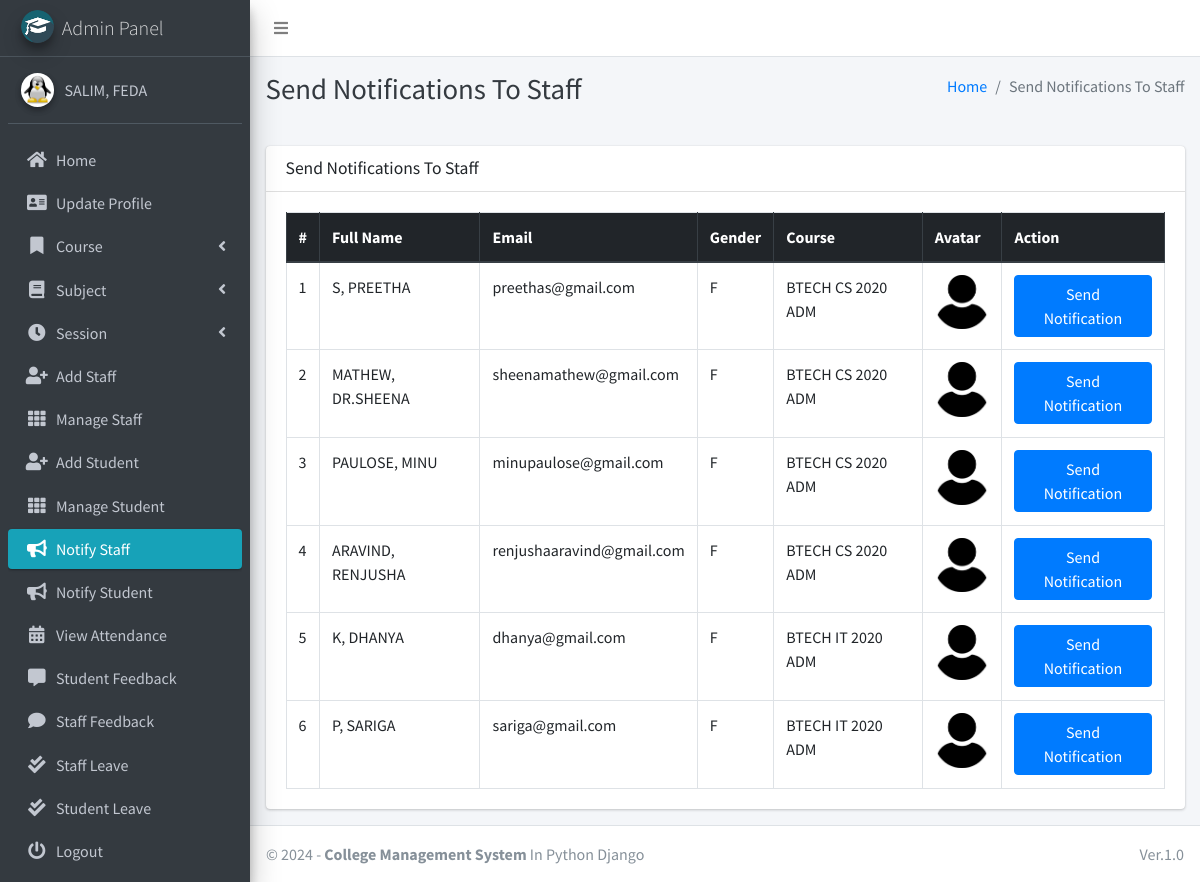
The page /admin_notify_staff (signed in) on the database its author committed.
### main_app/models.py (models this page shows, shortened)
class CustomUser(AbstractUser):
    USER_TYPE = ((1, "HOD"), (2, "Staff"), (3, "Student"))
    GENDER = [("M", "Male"), ("F", "Female")]
    username = None  # Removed username, using email instead
    email = models.EmailField(unique=True)
    user_type = models.CharField(default=1, choices=USER_TYPE, max_length=1)
    gender = models.CharField(max_length=1, choices=GENDER)
    profile_pic = models.ImageField()
    address = models.TextField()
    fcm_token = models.TextField(default="")  # For firebase notifications
    created_at = models.DateTimeField(auto_now_add=True)
    updated_at = models.DateTimeField(auto_now=True)
    USERNAME_FIELD = "email"
    REQUIRED_FIELDS = []
    objects = CustomUserManager()
    def __str__(self):
        return self.last_name + ", " + self.first_name

class Staff(models.Model):
    course = models.ForeignKey(Course, on_delete=models.DO_NOTHING, null=True, blank=False)
    admin = models.OneToOneField(CustomUser, on_delete=models.CASCADE)

class Course(models.Model):
    name = models.CharField(max_length=120)
    created_at = models.DateTimeField(auto_now_add=True)
    updated_at = models.DateTimeField(auto_now=True)

### main_app/hod_views.py (the view)
# urls.py: path("admin_notify_staff", hod_views.admin_notify_staff,
def admin_notify_staff(request):
    staff = CustomUser.objects.filter(user_type=2)
    context = {
        'page_title': "Send Notifications To Staff",
        'allStaff': staff
    }
    return render(request, "hod_template/staff_notification.html", context)

### main_app/templates/hod_template/staff_notification.html (shortened to what this page needs)
{% extends 'main_app/base.html' %}
{% load static %}
{% block page_title %}{{page_title}}{% endblock page_title %}
{% block content %}
<section class="content">
    <div class="container-fluid">
        <div class="row">
            <div class="col-md-12">
                <div class="card">
                    <div class="card-header">
                        <h3 class="card-title">{{page_title}}</h3>
                    </div>
                    <div class="card-body">
                        <table id="example2" class="table table-bordered table-hover">
                            <thead class="thead-dark">
                                <tr>
                                    <th>#</th>
                                    <th>Full Name</th>
                                    <th>Email</th>
                                    <th>Gender</th>
                                    <th>Course</th>
                                    <th>Avatar</th>
                                    <th>Action</th>
                                </tr>
                            </thead>
                            <tbody>
                                {% for staff in allStaff %}
                                <tr>
                                    <td>{{ forloop.counter }}</td>
                                    <td>{{staff.last_name}}, {{staff.first_name}}</td>
                                    <td>{{staff.email}}</td>
                                    <td>{{staff.gender}}</td>
                                    <td>{{staff.staff.course.name}}</td>
                                    <td>
                                        {% if staff.profile_pic == ""  %}
                                        No Image
                                        {% else %}
                                        <img class="img img-fluid mb-2" height="56" width="56"
                                            src="{{staff.profile_pic}}" alt="">
                                        {% endif %}
                                    </td>
                                    <td><button data-toggle = "modal" data-target = "#myModal"class="btn btn-primary show_notification" value="{{staff.id}}">Send Notification</button>
                                    </td>
                                </tr>
                                {% endfor %}
                            </tbody>
                        </table>
                    </div>
                </div>
            </div>
        </div>
    </div>
</section>
{% endblock content %}

### main_app/templates/main_app/sidebar_template.html (shortened to what this page needs)
{% load static %}
<aside class="main-sidebar sidebar-dark-info elevation-4">
    {% if request.user.user_type == '1' %}
    <a href="{% url 'admin_home' %}" class="brand-link">
        <img src="{% static 'dist/img/cmsl.png' %} " alt="AdminLTE Logo"
            class="brand-image img-circle elevation-3" >
        <span class="brand-text font-weight-light">Admin Panel</span>
    </a>
    <div class="sidebar">
        <div class="user-panel mt-3 pb-3 mb-3 d-flex">
            <div class="image">
                <img src="{{ request.user.profile_pic}}" class="img-circle elevation-2" alt="User Image">
            </div>
            <div class="info">
                <a href="#" class="d-block">{{user}}</a>
            </div>
        </div>
        <nav class="mt-2">
            <ul class="nav nav-pills nav-sidebar flex-column" data-widget="treeview" role="menu" data-accordion="false">
                <li class="nav-item">
                    {% url 'admin_home' as admin_home %}
                    <a href="{{admin_home}}" class="nav-link {% if admin_home == request.path %} active {% endif %}">
                        <i class="nav-icon fas fa-home"></i>
                        <p>
                            Home
                        </p>
                    </a>
                </li>
                <li class="nav-item">
                    {% url 'admin_view_profile' as admin_view_profile %}
                    <a href="{{admin_view_profile}}"
                        class="nav-link {% if admin_view_profile == request.path %} active {% endif %}">
                        <i class="nav-icon fas fa-address-card"></i>
                        <p>
                            Update Profile
                        </p>
                    </a>
                </li>
                <li class="nav-item has-treeview">
                    <a href="#" class="nav-link">
                        <i class="nav-icon fas fa-bookmark"></i>
                        <p>
                            Course
                            <i class="fas fa-angle-left right"></i>
                        </p>
                    </a>
                </li>
                <li class="nav-item has-treeview">
                    <a href="#" class="nav-link">
                        <i class="nav-icon fas fa-book"></i>
                        <p>
                            Subject
                            <i class="fas fa-angle-left right"></i>
                        </p>
                    </a>
                </li>
                <li class="nav-item has-treeview">
                    <a href="#" class="nav-link">
                        <i class="nav-icon fas fa-clock"></i>
                        <p>
                            Session
                            <i class="fas fa-angle-left right"></i>
                        </p>
                    </a>
                </li>
                <li class="nav-item">
                    {% url 'add_staff' as add_staff %}
                    <a href="{{add_staff}}" class="nav-link {% if add_staff == request.path %} active {% endif %}">
                        <i class="nav-icon fas fa-user-plus"></i>
                        <p>
                            Add Staff
                        </p>
                    </a>
                </li>
                <li class="nav-item">
                    {% url 'manage_staff' as manage_staff %}
                    {% url 'edit_staff' staff_id as edit_staff %}
                    <a href="{{manage_staff}}"
                        class="nav-link {% if manage_staff == request.path or request.path == edit_staff %} active {% endif %}">
                        <i class="nav-icon fas fa-th"></i>
                        <p>
                            Manage Staff
                        </p>
                    </a>
                </li>
                <li class="nav-item">
                    {% url 'add_student' as add_student%}
                    <a href="{{add_student}}" class="nav-link  {% if add_student == request.path %} active {% endif %}">
                        <i class="nav-icon fas fa-user-plus"></i>
                        <p>
                            Add Student
                        </p>
                    </a>
                </li>
                <li class="nav-item">
                    {% url 'manage_student' as manage_student %}
                    {% url 'edit_student' student_id as edit_student %}
                    <a href="{{manage_student}}"
                        class="nav-link  {% if edit_student == request.path or manage_student == request.path %} active {% endif %}">
                        <i class="nav-icon fas fa-th"></i>
                        <p>
                            Manage Student
                        </p>
                    </a>
                </li>
                <li class="nav-item">
                    {% url 'admin_notify_staff' as admin_notify_staff %}
                    <a href="{{admin_notify_staff}}"
                        class="nav-link {% if admin_notify_staff == request.path %} active {% endif %}">
                        <i class="nav-icon fas fa-bullhorn"></i>
                        <p>
                            Notify Staff
                        </p>
                    </a>
                </li>
                <li class="nav-item">
                    {% url 'admin_notify_student' as admin_notify_student %}
                    <a href="{{admin_notify_student}}"
                        class="nav-link {% if admin_notify_student == request.path %} active {% endif %}">
                        <i class="nav-icon fas fa-bullhorn"></i>
                        <p>
                            Notify Student
                        </p>
                    </a>
                </li>
                <li class="nav-item">
                    {% url 'admin_view_attendance' as admin_view_attendance %}
                <li class="nav-item">
                    <a href="{{admin_view_attendance}}"
                        class="nav-link  {% if admin_view_attendance == request.path %} active {% endif %}">
                        <i class="nav-icon fas fa-calendar-alt"></i>
                        <p>
                            View Attendance
                        </p>
                    </a>
                </li>
                <li class="nav-item">
                    {% url 'student_feedback_message' as student_feedback_message %}
                    <a href="{{ student_feedback_message }}"
                        class="nav-link  {% if student_feedback_message == request.path %} active {% endif %}">
                        <i class="nav-icon fas fa-comment-alt"></i>
                        <p>
                            Student Feedback
                        </p>
                    </a>
                </li>
                <li class="nav-item">
                    {% url 'staff_feedback_message' as staff_feedback_message %}
                    <a href="{{staff_feedback_message}}"
                        class="nav-link   {% if staff_feedback_message == request.path %} active {% endif %}">
                        <i class="nav-icon fas fa-comment"></i>
                        <p>
                            Staff Feedback
                        </p>
                    </a>
                </li>
                <li class="nav-item">
                    {% url 'view_staff_leave' as view_staff_leave %}
                    <a href="{{view_staff_leave}}"
                        class="nav-link  {% if view_staff_leave == request.path %} active {% endif %}">
                        <i class="nav-icon fas fa-check-double"></i>
                        <p>
                            Staff Leave
                        </p>
                    </a>
                </li>
                <li class="nav-item">
                    {% url 'view_student_leave' as view_student_leave %}
                    <a href="{% url 'view_student_leave' %}"
                        class="nav-link  {% if view_student_leave == request.path %} active {% endif %}">
                        <i class="nav-icon fas fa-check-double"></i>
                        <p>
                            Student Leave
                        </p>
                    </a>
                </li>
                                        {% endif %}
                                        <li class="nav-item">
                                            <a href="{% url 'user_logout' %}"
                                                onclick="return confirm('Your session would be terminated.\n\nProceed?')"
                                                class="nav-link">
                                                <i class="nav-icon fas fa-power-off"></i>
                                                <p>
                                                    Logout
                                                </p>
                                            </a>
                                        </li>
                                    </ul>
                                </nav>
                            </div>
</aside>

### rows shown on the page
CustomUser: user.profile_pic (picture), last_name+first_name "SALIM, FEDA"
CustomUser: last_name "S", first_name "PREETHA", email "preethas@gmail.com", gender "F", staff.course.name "BTECH CS 2020 ADM", profile_pic (picture)
CustomUser: last_name "MATHEW", first_name "DR.SHEENA", email "sheenamathew@gmail.com", gender "F", staff.course.name "BTECH CS 2020 ADM", profile_pic (picture)
CustomUser: last_name "PAULOSE", first_name "MINU", email "minupaulose@gmail.com", gender "F", staff.course.name "BTECH CS 2020 ADM", profile_pic (picture)
CustomUser: last_name "ARAVIND", first_name "RENJUSHA", email "renjushaaravind@gmail.com", gender "F", staff.course.name "BTECH CS 2020 ADM", profile_pic (picture)
CustomUser: last_name "K", first_name "DHANYA", email "dhanya@gmail.com", gender "F", staff.course.name "BTECH IT 2020 ADM", profile_pic (picture)
CustomUser: last_name "P", first_name "SARIGA", email "sariga@gmail.com", gender "F", staff.course.name "BTECH IT 2020 ADM", profile_pic (picture)

### other values the page prints
{{ page_title }} "Send Notifications To Staff"
